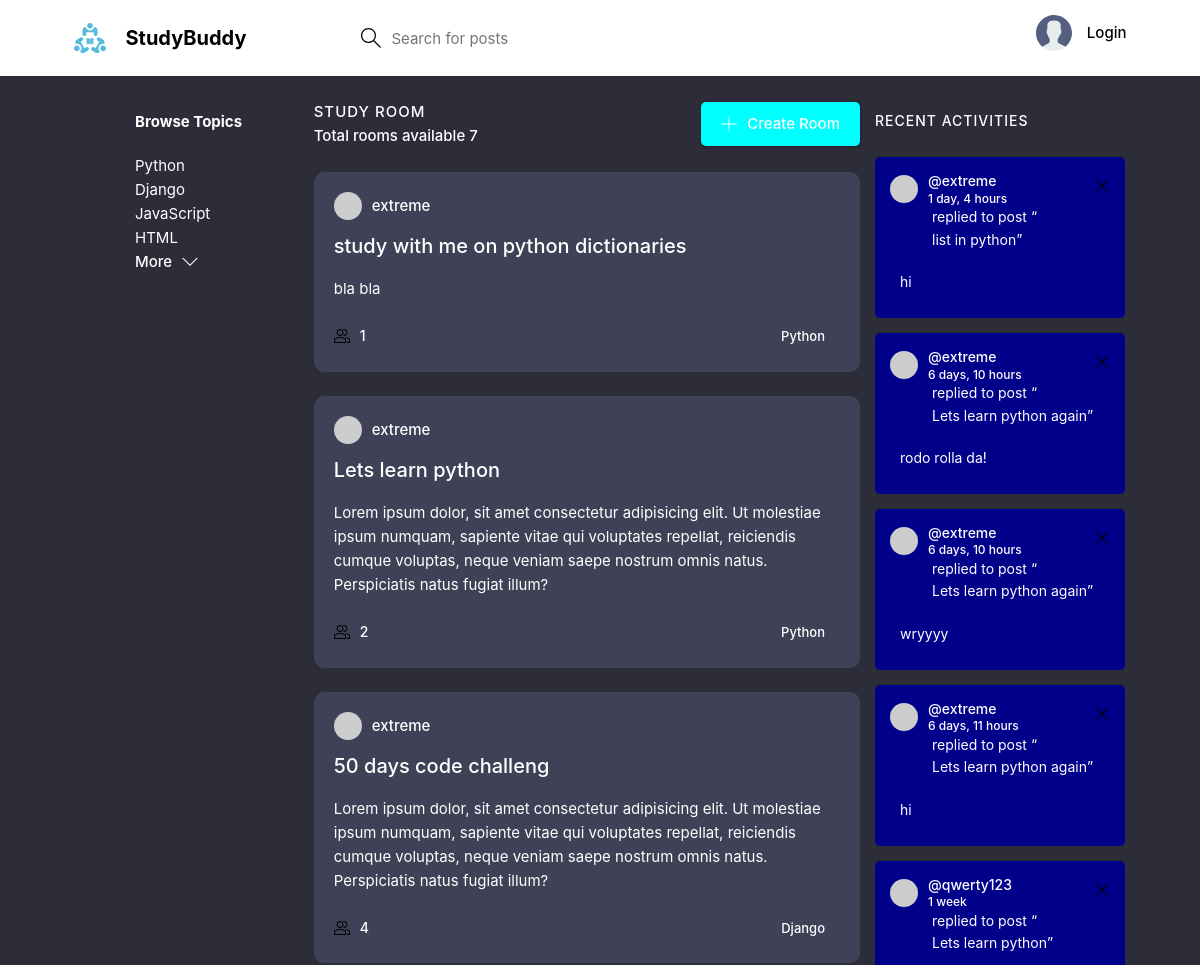
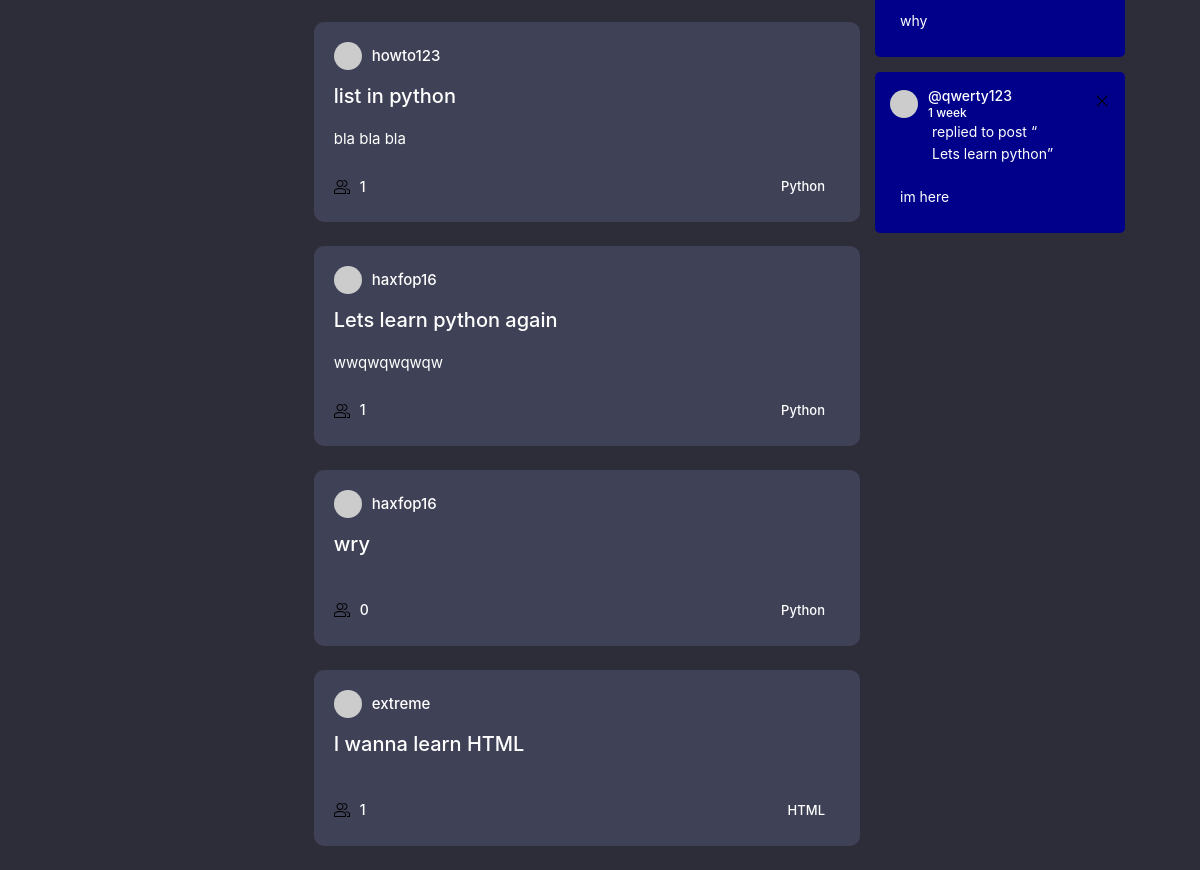
The page / on the database its author committed (2 pictures, top to bottom).
### base/models.py (models this page shows, shortened)
class Topic(models.Model):
    name = models.CharField(max_length=200)
    def __str__(self):
        return self.name

class Room(models.Model):
    host = models.ForeignKey(User, on_delete=models.SET_NULL, null=True)
    topic = models.ForeignKey(Topic, on_delete=models.SET_NULL, null=True)
    name = models.CharField(max_length=200)
    description = models.TextField(null=True, blank=True)
    updated = models.DateTimeField(auto_now=True)
    created = models.DateTimeField(auto_now_add=True)
    participants = models.ManyToManyField(User, related_name='participants', blank=True)
    class Meta():
        ordering = ['-updated', '-created']
    def __str__(self):
        return self.name

class Message(models.Model):
    user = models.ForeignKey(User, on_delete=models.CASCADE)
    room = models.ForeignKey(Room, on_delete=models.CASCADE)
    body = models.TextField()
    updated = models.DateTimeField(auto_now=True)
    created = models.DateTimeField(auto_now_add=True)

### base/views.py (the view)
# urls.py: path('', views.hi, name='home'),
def hi(request):
    q = request.GET.get('q') if request.GET.get('q') != None else ''
    rooms = Room.objects.filter(
    Q(topic__name__icontains=q) |
    Q(name__icontains=q) |
    Q(description__icontains=q)
    )
    all_messages = Message.objects.all().order_by('-created').filter(room__topic__name__icontains=q)
    room_count = rooms.count()
    context = {'rooms': rooms}
    topics = Topic.objects.all()
    return render(request, 'base/index.html', {'rooms':rooms, 'topics':topics, 'room_count':room_count, 'all_messages': all_messages, 'q':q})

### base/templates/base/index.html (shortened to what this page needs)
{% extends 'main.html' %}
{% block content %}
    <main class="layout layout--3">
      <div class="container">
        {% include 'base/mytops.html' %}
        <div>
          <div class="roomList__header">
            <div>
              <h2 style="color: white;">Study Room</h2>
              <p style="color: white;"> Total rooms available {{ room_count }}</p>
            </div>
            <a style="background-color: aqua;" class="btn btn--main white" href="{% url 'create-room' %}">
              <svg version="1.1" xmlns="http://www.w3.org/2000/svg" width="32" height="32" viewBox="0 0 32 32">
                <title>add</title>
                <path
                  d="M16.943 0.943h-1.885v14.115h-14.115v1.885h14.115v14.115h1.885v-14.115h14.115v-1.885h-14.115v-14.115z"
                ></path>
              </svg>
              Create Room
            </a>
          </div>
        {% include 'base/feed.html' %}
      </div>
        <div class="roomList">
        {% include 'base/activity_component.html' %}
      </div>
    </main>
    {% endblock content %}

### base/templates/base/mytops.html (shortened to what this page needs)
<div class="topics" style="    margin: 10px 0 0 75px;">
    <div class="topics__header">
      <h1 class="white">Browse Topics</h1>
        </div>
    <ul class="topics__list">
        <ul>
      {% for topic in topics %}
      <div>
        <a href="{% url 'home' %}?q={{topic.name}}"><li>{{topic.name}}</li></a>
      </div>
    </ul>
      {% endfor %}
    <a class="btn btn--link white" href="topics.html">
      More
      <svg version="1.1" xmlns="http://www.w3.org/2000/svg" width="32" height="32" viewBox="0 0 32 32">
        <title>chevron-down</title>
        <path d="M16 21l-13-13h-3l16 16 16-16h-3l-13 13z"></path>
      </svg>
    </a>
  </div>

### base/templates/base/feed.html (shortened to what this page needs)
{% for room in rooms %}
        <div class="roomListRoom" style="background-color: #3f4156;">
          <div class="roomListRoom__header white" >
            <a href="{% url 'profile-page' room.host.id %}" class="roomListRoom__author">
              <div class="avatar avatar--small">
                <img src="https://randomuser.me/api/portraits/women/11.jpg" />
              </div>
              {{room.host}}
            </a>
          </div>
          <div class="roomListRoom__content white">
            <a href="{% url 'room' room.id %}">{{room.name}}</a>
            <p>
              {{room.description}}
            </p>
          </div>
          <div class="roomListRoom__meta white">
            <a href="room.html" class="roomListRoom__joined">
              {{room.participants.all.count}}
            </a>
            <p class="roomListRoom__topic">{{room.topic}}</p>
          </div>
        </div>
        {% endfor %}

### base/templates/base/activity_component.html
<div class="activities">
    <div class="activities__header">
      <h2 style="color: white;">Recent Activities</h2>
    </div>
    {% for recent_message in all_messages %}
    <div class="activities__box" style="background-color:darkblue; width: 250px; color: white;">
      <div class="activities__boxHeader roomListRoom__header">
        <a href="profile.html" class="roomListRoom__author">
          <div class="avatar avatar--small">
            <img src="https://randomuser.me/api/portraits/women/11.jpg" />
          </div>
          <p>
            @{{recent_message.user}}
            <span>{{recent_message.created|timesince}}</span>
          </p>
        </a>
        <div class="roomListRoom__actions">
          <a href="#">
            <svg version="1.1" xmlns="http://www.w3.org/2000/svg" width="32" height="32" viewBox="0 0 32 32">
              <title>remove</title>
              <path
                d="M27.314 6.019l-1.333-1.333-9.98 9.981-9.981-9.981-1.333 1.333 9.981 9.981-9.981 9.98 1.333 1.333 9.981-9.98 9.98 9.98 1.333-1.333-9.98-9.98 9.98-9.981z"
              ></path>
            </svg>
          </a>
        </div>
      </div>
      <div class="activities__boxContent">
        <p>replied to post “<a href="room.html">{{recent_message.room}}</a>”</p>
        <div class="activities__boxRoomContent">
          {{recent_message.body}}
        </div>
      </div>
    </div>
    {% endfor %}
  </div>

### templates/main.html (style rules this page uses)
body { background-color:#2d2d39; }
li { color: white; }
.white { color: white; }

### base/templates/base/mytops.html (style rules this page uses)
li { list-style-type: none }

### rows shown on the page
Topic: name "Python"
Topic: name "Django"
Topic: name "JavaScript"
Topic: name "HTML"
Room: host "extreme", name "study with me on python dictionaries", description "bla bla", participants.all.count "1", topic "Python"
Room: host "extreme", name "Lets learn python", description "Lorem ipsum dolor, sit amet consectetur adipisicing elit. Ut molestiae ipsum numquam, sapiente vitae qui voluptates repellat, reiciendis cumque voluptas, neque veniam saepe nostrum omnis natus. Perspiciatis natus fugiat illum?", participants.all.count "2", topic "Python"
Room: host "extreme", name "50 days code challeng", description "Lorem ipsum dolor, sit amet consectetur adipisicing elit. Ut molestiae ipsum numquam, sapiente vitae qui voluptates repellat, reiciendis cumque voluptas, neque veniam saepe nostrum omnis natus. Perspiciatis natus fugiat illum?", participants.all.count "4", topic "Django"
Room: host "howto123", name "list in python", description "bla bla bla", participants.all.count "1", topic "Python"
Room: host "haxfop16", name "Lets learn python again", description "wwqwqwqwqw", participants.all.count "1", topic "Python"
Room: host "haxfop16", name "wry", participants.all.count "0", topic "Python"
Room: host "extreme", name "I wanna learn HTML", participants.all.count "1", topic "HTML"
Message: user "extreme", created "1 day, 4 hours", room "list in python", body "hi"
Message: user "extreme", created "6 days, 10 hours", room "Lets learn python again", body "rodo rolla da!"
Message: user "extreme", created "6 days, 10 hours", room "Lets learn python again", body "wryyyy"
Message: user "extreme", created "6 days, 11 hours", room "Lets learn python again", body "hi"
Message: user "qwerty123", created "1 week", room "Lets learn python", body "why"
Message: user "qwerty123", created "1 week", room "Lets learn python", body "im here"

### other values the page prints
{{ room_count }} "7"
